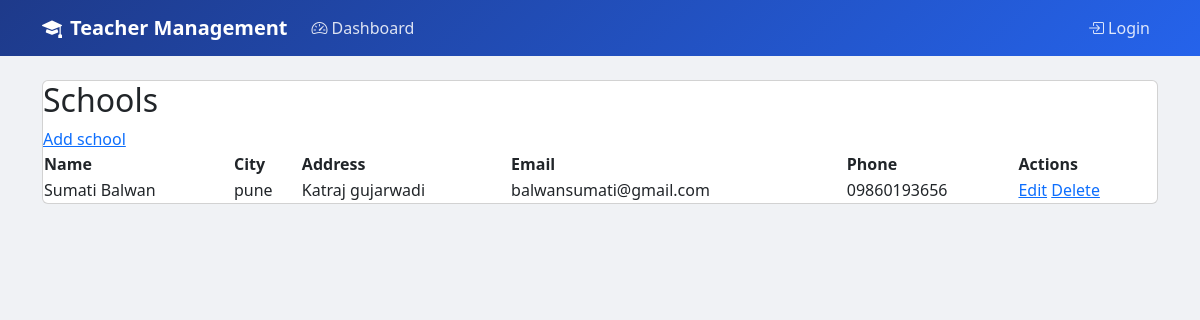
Screenshot of /schools/ with the database file from the repository.
### management/models.py (models this page shows, shortened)
class School(models.Model):
    name = models.CharField(max_length=200)
    city = models.CharField(max_length=120, blank=True)
    address = models.CharField(max_length=255, blank=True)
    email = models.EmailField(blank=True)
    phone = models.CharField(max_length=20, blank=True)
    school_latitude = models.FloatField(
        null=True,
        blank=True,
        validators=[MinValueValidator(-90.0), MaxValueValidator(90.0)]
    )
    school_longitude = models.FloatField(
        null=True,
        blank=True,
        validators=[MinValueValidator(-180.0), MaxValueValidator(180.0)]
    )
    allowed_radius_meters = models.IntegerField(
        default=500,
        validators=[MinValueValidator(1)],
        help_text="Allowed radius in meters"
    )
    class Meta:
        ordering = ["name"]

### management/views.py (the view)
# urls.py: path("schools/", views.school_list, name="school_list"),
def school_list(request):
    schools = School.objects.all()
    return render(request, "management/school_list.html", {"schools": schools})

### templates/management/school_list.html (shortened to what this page needs)
{% extends "management/base.html" %}
{% block content %}
<section class="card">
    <div class="section-header">
        <h2>Schools</h2>
        <a class="button" href="{% url 'school_create' %}">Add school</a>
    </div>
    {% if schools %}
        <table>
            <thead>
                <tr>
                    <th>Name</th>
                    <th>City</th>
                    <th>Address</th>
                    <th>Email</th>
                    <th>Phone</th>
                    <th class="right">Actions</th>
                </tr>
            </thead>
            <tbody>
                {% for school in schools %}
                    <tr>
                        <td>{{ school.name }}</td>
                        <td>{{ school.city|default:"-" }}</td>
                        <td>{{ school.address|default:"-" }}</td>
                        <td>{{ school.email|default:"-" }}</td>
                        <td>{{ school.phone|default:"-" }}</td>
                        <td class="right">
                            <a href="{% url 'school_update' school.id %}">Edit</a>
                            <a class="danger" href="{% url 'school_delete' school.id %}">Delete</a>
                        </td>
                    </tr>
                {% endfor %}
            </tbody>
        </table>
    {% else %}
        <p>No schools created yet.</p>
    {% endif %}
</section>
{% endblock %}

### templates/management/base.html (style rules this page uses)
body { background: #f0f2f5; font-family: 'Segoe UI', system-ui, -apple-system, sans-serif; }

### rows the page displays
School: name "Sumati Balwan", city "pune", address "Katraj gujarwadi", email "balwansumati@gmail.com", phone "09860193656"
